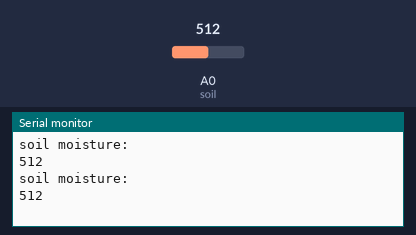
A sketch run on a simulated ESP8266 (NodeMCU). Parts: the last lines printed to the serial monitor. Inputs (shaded band) come from the test bench; at power-on: A0 (soil) = 512.

Above: at 1.8 s.
1.9 s: A0 (soil) set to 716
At 2.7 s:
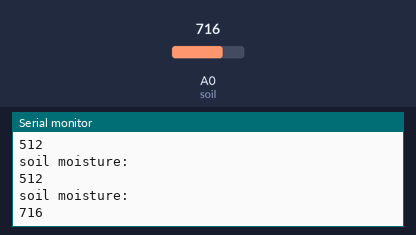
3.4 s: A0 (soil) set to 900
At 4.8 s:
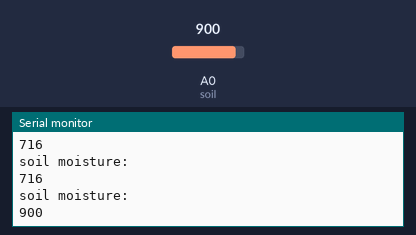
Timing chart, 0 to 6.4 s (numbered marks = the images above; inputs shaded):
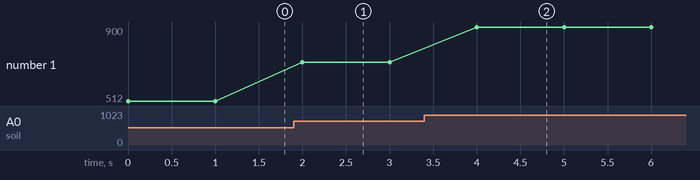

The sketch:

esp_soil.ino
```cpp
#include<ESP8266WiFi.h>

int soil=A0;
int value1;


int state;
void setup(){
 pinMode(soil,INPUT);


 Serial.begin(9600);
}
void loop(){
 value1=analogRead(soil);
 Serial.println("soil moisture: ");
 Serial.println(value1);
 delay(1000);


}
```

Measured:
- after the input at 1.9 s, the serial monitor: prints a new line after 0.10 s (image 1)
- after the input at 3.4 s, the serial monitor: prints a new line after 0.60 s (image 2)
- plotted number 1: 512 → 716 after the input at 1.9 s, 716 → 900 after the input at 3.4 s
